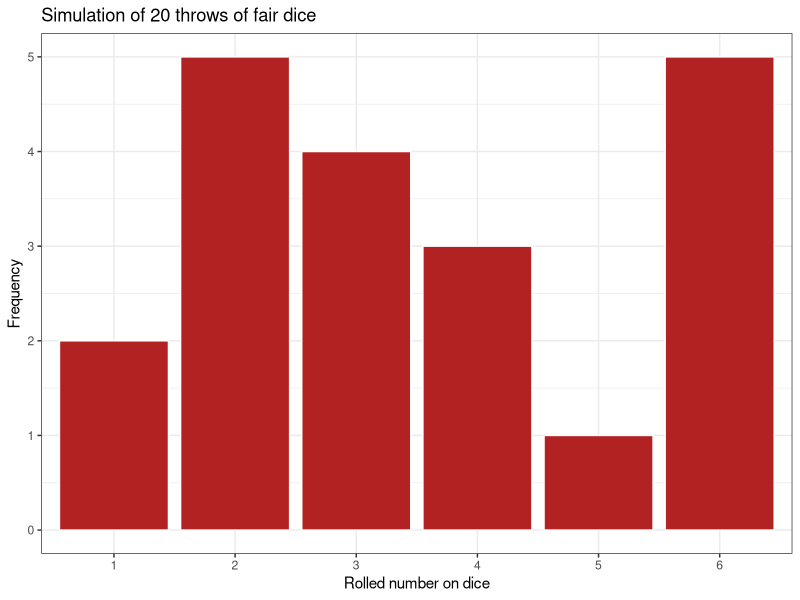

Write R code to recreate this figure.
## ---- chunk 1
set.seed(1)  # This ensures the same simulation, "1" can be whatever you choose

# Simulate 1 fair coin toss
sample(c("H", "T"), 1, replace = TRUE)

# Simulate 1 biased coin toss
sample(c("H", "T"), 1, replace = TRUE, prob = c(0.9, 0.1))

# Simulate 10 fair coin tosses, and summarise chances in a table.

## Option1
sample1 <- sample(c("H", "T"), 10, replace= TRUE)
table(sample1)/10

## Option 2
sample2 <- replicate(10, sample(c("H", "T"), 1, replace = TRUE))
table(sample2) / 10

## Option 3
sample3 <- rbinom(n = 10, 1, 0.5)
table(sample3) / 10
## ---- chunk 2
# The chance of getting EXACTLY 4 events is:
dbinom(4,10,0.3)  # dbinom(x,n,p)

# The chance of getting LESS OR EQUAL to 5 events is:
pbinom(5,10,0.3)    # pbinom(x,n,p)
## ---- chunk 3
# Simulate the 20 throws of the fair dice
set.seed(100)
sample3 <- sample(c(1:6), 20, replace = TRUE) # why is replace set to TRUE? Can repeat draw

table(sample3) # preview data

# plot
library(ggplot2) # alternative: library(tidyverse)
ggplot() +
  geom_bar(aes(factor(sample3)),# why did we do this? Try removing factor()
           colour = "white", 
           fill = "firebrick") +
  xlab("Rolled number on dice") +
  ylab("Frequency") +
  ggtitle("Simulation of 20 throws of fair dice") + 
  theme_bw() # try theme_minimal() and theme_gray()
  
## ---- chunk 4
coin <- sample(c(0,1), 5, replace = TRUE, prob = c(0.2,0.8))
